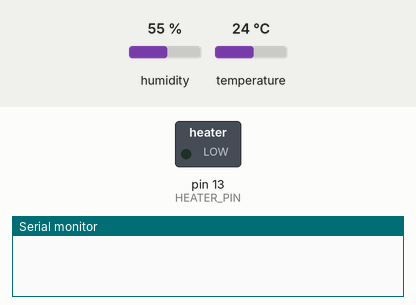
Simulated run of this sketch. Board: Arduino Uno, built with avr-gcc and run on an emulated ATmega328P. Shown: switched loads named in the sketch (green lamp = pin HIGH), the last lines printed to the serial monitor. The inputs (shaded band) are chosen by the test bench; at power-on: humidity 55 %, temperature 24 °C.

Above: at 0.1 s.
At 1.1 s:
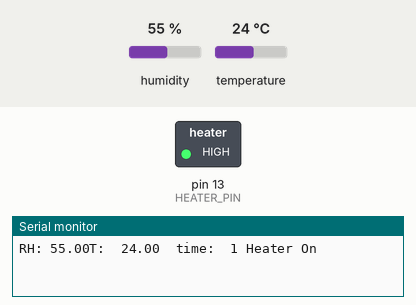
Timing chart, 0 to 2.6 s (numbered marks = the images above):
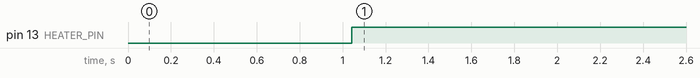

The sketch:

MirrorHeater.ino
```cpp
/*
  Mirror Heater

  Condensation on the mirror is avoided by attaching a foil heater
  to the mirror and turning it on if a fast increase in relative
  humidity is detected or if the relative humidity is above a given
  threshold.

  Dependencies:
    * arduino-sht library

  The circuit:
    * Heater pin transistor connected to pin 13
    * SHT3x connected to the I2C data and clock pins

  Released into the public domain.

  https://developer.sensirion.com/labs/anti-fogging-for-bathroom-mirrors/

*/

#include <Wire.h>
#include "SHTSensor.h"

// threshold to detect showering event
#define THRESHOLD_DELTA_REL_HUMIDITY 15.0f
#define THRESHOLD_REL_HUMIDITY       85.0f

// default showering duration
#define DEFAULT_SHOWERING_DURATION_MS 150000  // 2.5min

// pin with heater transistor
#define HEATER_PIN 13

SHTSensor sht(SHTSensor::SHT3X);
unsigned long initTimeMs;
float initRelativeHumidity;

void setup() {
  sht.setAccuracy(SHTSensor::SHT_ACCURACY_MEDIUM);  // only supported by SHT3x

  Wire.begin();
  Serial.begin(9600);
  delay(1000);  // let serial console settle

  pinMode(HEATER_PIN, OUTPUT);

  initTimeMs = millis();
  sht.readSample();
  initRelativeHumidity = sht.getHumidity();
}

void loop() {
  sht.readSample();
  float relativeHumidity = sht.getHumidity();
  float temperature = sht.getTemperature();
  unsigned long currentTimeMs = millis();

  // print measured values
  Serial.print("RH: ");
  Serial.print(relativeHumidity, 2);
  Serial.print("T:  ");
  Serial.print(temperature, 2);
  Serial.print("  time:  ");
  Serial.print(currentTimeMs / 1000.0f, 0);

  // detect shower event
  if (currentTimeMs < initTimeMs + DEFAULT_SHOWERING_DURATION_MS ||
      relativeHumidity > THRESHOLD_REL_HUMIDITY ||
      relativeHumidity > initRelativeHumidity + THRESHOLD_DELTA_REL_HUMIDITY) {
    digitalWrite(HEATER_PIN, 1);
    Serial.print(" Heater On ");
  } else {
    digitalWrite(HEATER_PIN, 0);
    Serial.print(" Heater Off ");
  }

  Serial.print("\n");
  delay(1000);
}
```

Measured:
- by itself, pin 13 (HEATER_PIN): LOW → HIGH at 1.0 s
